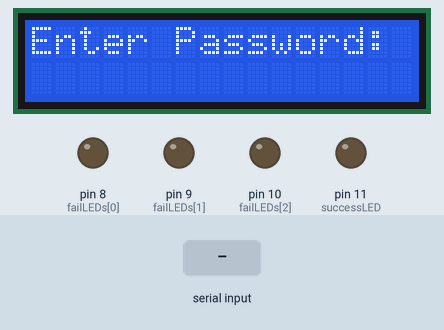
The sketch below on a simulated Arduino Uno, built with avr-gcc and run on an emulated ATmega328P. Parts: 16×2 character LCD, output pins drawn as LEDs (lit = HIGH). Inputs (shaded band) come from the test bench. What the sketch prints to the serial monitor is not drawn.

Above: at 1.2 s.
1.3 s: "1" received over Serial
At 1.8 s:
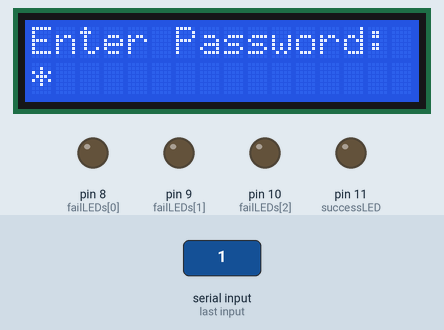
2.8 s: "0" received over Serial
At 4.0 s:
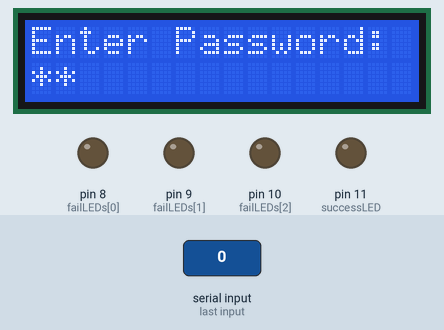
4.3 s: "2" received over Serial
At 5.3 s:
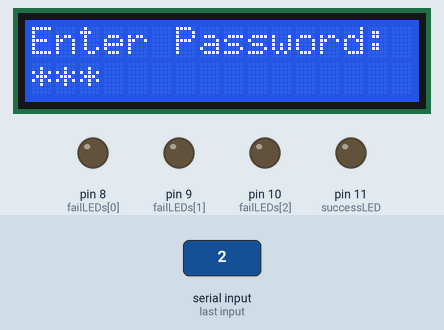
5.8 s: "1" received over Serial
At 6.4 s:
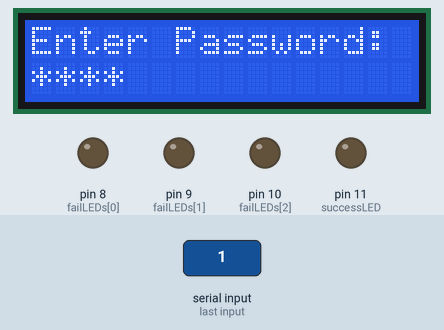
7.3 s: "#" received over Serial
At 7.7 s:
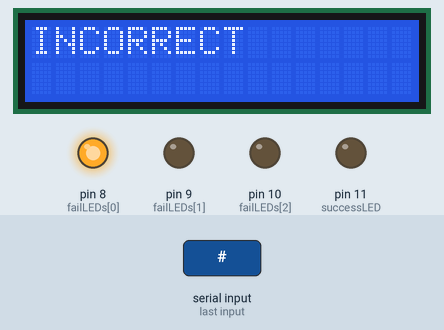
Timing chart, 0 to 10.3 s (numbered marks = the images above; inputs shaded):
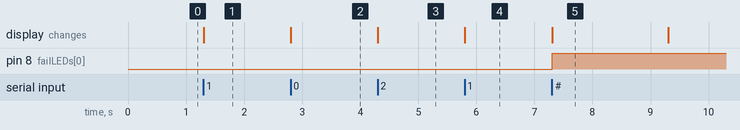

Measured:
- after the input at 1.3 s, the display: changes at once (image 1)
- after the input at 2.8 s, the display: changes at once (image 2)
- after the input at 4.3 s, the display: changes at once (image 3)
- after the input at 5.8 s, the display: changes at once (image 4)
- after the input at 7.3 s, pin 8 (failLEDs[0]): LOW → HIGH at once; the display: changes at once (image 5)
- what the display in image 5 shows lasts 2.0 s, from 7.3 s to 9.3 s

The sketch:

hand-lock-arduino.ino
```cpp
#include <LiquidCrystal.h>

LiquidCrystal lcd(A0, A1, A2, A3, A4, A5);

// password info
const char correctPassword[5] = "1234";
char enteredPassword[5] = "";
int index = 0;
int attempts = 0;
const int maxAttempts = 3;

// led info
const int failLEDs[3] = {8, 9, 10};
const int successLED = 11;

void setup() {
  Serial.begin(9600);
  lcd.begin(16, 2);
  lcd.print("Enter Password:");

  // success/failure led setup
  for (int i = 0; i < 3; i++) {
    pinMode(failLEDs[i], OUTPUT);
    digitalWrite(failLEDs[i], LOW);
  }
  pinMode(successLED, OUTPUT);
  digitalWrite(successLED, LOW);
}

void loop() {
  // lockout
  if (attempts >= maxAttempts) {
    lcd.clear();
    lcd.print("LOCKED OUT");
    delay(100);
    return;
  }

  // check if serial input is available
  if (Serial.available() > 0) {
    char input = Serial.read();
    Serial.print("Received: ");
    Serial.println(input);

    // clear if * is input
    if (input == '*') {
      index = 0;
      memset(enteredPassword, 0, sizeof(enteredPassword));
      lcd.setCursor(0, 1);
      lcd.print("    ");
      lcd.setCursor(0, 1);
    }

    // enter password if # is input
    else if (input == '#' && index == 4) {
      enteredPassword[4] = '\0';
      Serial.print("Entered Password: ");
      Serial.println(enteredPassword);
      checkPassword();
    }

    // enter password input
    else if (index < 4 && input != '#') {
      enteredPassword[index] = input;
      index++;
      lcd.setCursor(index - 1, 1);
      lcd.print('*');
    }
  }
}

void checkPassword() {
  Serial.print("Checking Password: ");
  Serial.println(enteredPassword);

  // compare character arrays of entered password and correct password
  if (strcmp(enteredPassword, correctPassword) == 0) { // print correct and light correct led if match
    lcd.clear();
    lcd.print("CORRECT");
    digitalWrite(successLED, HIGH);
  } else { // print incorrect and light incorrect led if wrong
    lcd.clear();
    lcd.print("INCORRECT");
    digitalWrite(failLEDs[attempts], HIGH);
    attempts++;
    delay(2000);
    lcd.clear();
    lcd.print("Enter Password:");
  }

  index = 0;
  memset(enteredPassword, 0, sizeof(enteredPassword)); // clear password array
}
```
